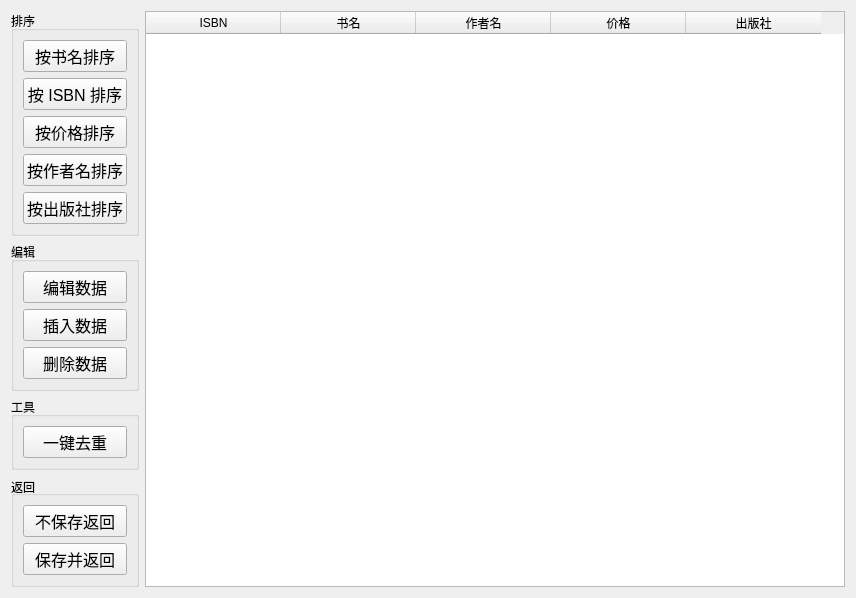
<?xml version="1.0" encoding="UTF-8"?>
<ui version="4.0">
 <class>editBook</class>
 <widget class="QWidget" name="editBook">
  <property name="geometry">
   <rect>
    <x>0</x>
    <y>0</y>
    <width>852</width>
    <height>541</height>
   </rect>
  </property>
  <property name="windowTitle">
   <string>图书管理系统 - 编辑图书列表</string>
  </property>
  <property name="windowIcon">
   <iconset>
    <selectedon>D:/pictures/avator.png</selectedon>
   </iconset>
  </property>
  <layout class="QGridLayout" name="gridLayout_2">
   <item row="0" column="0">
    <layout class="QGridLayout" name="gridLayout">
     <item row="0" column="1">
      <widget class="QTableWidget" name="bookTable">
       <property name="sizePolicy">
        <sizepolicy hsizetype="Expanding" vsizetype="Expanding">
         <horstretch>0</horstretch>
         <verstretch>0</verstretch>
        </sizepolicy>
       </property>
       <property name="minimumSize">
        <size>
         <width>700</width>
         <height>520</height>
        </size>
       </property>
       <attribute name="horizontalHeaderDefaultSectionSize">
        <number>135</number>
       </attribute>
       <attribute name="verticalHeaderMinimumSectionSize">
        <number>23</number>
       </attribute>
       <column>
        <property name="text">
         <string>ISBN</string>
        </property>
       </column>
       <column>
        <property name="text">
         <string>书名</string>
        </property>
       </column>
       <column>
        <property name="text">
         <string>作者名</string>
        </property>
       </column>
       <column>
        <property name="text">
         <string>价格</string>
        </property>
       </column>
       <column>
        <property name="text">
         <string>出版社</string>
        </property>
       </column>
      </widget>
     </item>
     <item row="0" column="0">
      <layout class="QVBoxLayout" name="verticalLayout">
       <item>
        <widget class="QGroupBox" name="sortButtonsGroupBox">
         <property name="sizePolicy">
          <sizepolicy hsizetype="Minimum" vsizetype="Minimum">
           <horstretch>0</horstretch>
           <verstretch>0</verstretch>
          </sizepolicy>
         </property>
         <property name="title">
          <string>排序</string>
         </property>
         <layout class="QVBoxLayout" name="verticalLayout_2">
          <item>
           <widget class="QPushButton" name="sortByBookButton">
            <property name="font">
             <font>
              <pointsize>12</pointsize>
             </font>
            </property>
            <property name="text">
             <string>按书名排序</string>
            </property>
           </widget>
          </item>
          <item>
           <widget class="QPushButton" name="sortByISBNButton">
            <property name="font">
             <font>
              <pointsize>12</pointsize>
             </font>
            </property>
            <property name="text">
             <string>按 ISBN 排序</string>
            </property>
           </widget>
          </item>
          <item>
           <widget class="QPushButton" name="sortByPriceButton">
            <property name="font">
             <font>
              <pointsize>12</pointsize>
             </font>
            </property>
            <property name="text">
             <string>按价格排序</string>
            </property>
           </widget>
          </item>
          <item>
           <widget class="QPushButton" name="sortByAuthorButton">
            <property name="font">
             <font>
              <pointsize>12</pointsize>
             </font>
            </property>
            <property name="text">
             <string>按作者名排序</string>
            </property>
           </widget>
          </item>
          <item>
           <widget class="QPushButton" name="sortByPressButton">
            <property name="font">
             <font>
              <pointsize>12</pointsize>
             </font>
            </property>
            <property name="text">
             <string>按出版社排序</string>
            </property>
           </widget>
          </item>
         </layout>
        </widget>
       </item>
       <item>
        <widget class="QGroupBox" name="editButtonGroupBox">
         <property name="sizePolicy">
          <sizepolicy hsizetype="Minimum" vsizetype="Minimum">
           <horstretch>0</horstretch>
           <verstretch>0</verstretch>
          </sizepolicy>
         </property>
         <property name="title">
          <string>编辑</string>
         </property>
         <layout class="QVBoxLayout" name="verticalLayout_4">
          <item>
           <widget class="QPushButton" name="editButton">
            <property name="font">
             <font>
              <pointsize>12</pointsize>
             </font>
            </property>
            <property name="text">
             <string>编辑数据</string>
            </property>
           </widget>
          </item>
          <item>
           <widget class="QPushButton" name="insertButton">
            <property name="font">
             <font>
              <pointsize>12</pointsize>
             </font>
            </property>
            <property name="text">
             <string>插入数据</string>
            </property>
           </widget>
          </item>
          <item>
           <widget class="QPushButton" name="deleteButton">
            <property name="font">
             <font>
              <pointsize>12</pointsize>
             </font>
            </property>
            <property name="text">
             <string>删除数据</string>
            </property>
           </widget>
          </item>
         </layout>
        </widget>
       </item>
       <item>
        <widget class="QGroupBox" name="toolsGroupBox">
         <property name="sizePolicy">
          <sizepolicy hsizetype="Minimum" vsizetype="Minimum">
           <horstretch>0</horstretch>
           <verstretch>0</verstretch>
          </sizepolicy>
         </property>
         <property name="minimumSize">
          <size>
           <width>0</width>
           <height>0</height>
          </size>
         </property>
         <property name="title">
          <string>工具</string>
         </property>
         <layout class="QVBoxLayout" name="verticalLayout_5">
          <item>
           <widget class="QPushButton" name="deduplicateButton">
            <property name="sizePolicy">
             <sizepolicy hsizetype="Minimum" vsizetype="Fixed">
              <horstretch>0</horstretch>
              <verstretch>0</verstretch>
             </sizepolicy>
            </property>
            <property name="font">
             <font>
              <pointsize>12</pointsize>
             </font>
            </property>
            <property name="text">
             <string>一键去重</string>
            </property>
           </widget>
          </item>
         </layout>
        </widget>
       </item>
       <item>
        <widget class="QGroupBox" name="exitGroupBox">
         <property name="sizePolicy">
          <sizepolicy hsizetype="Minimum" vsizetype="Minimum">
           <horstretch>0</horstretch>
           <verstretch>0</verstretch>
          </sizepolicy>
         </property>
         <property name="title">
          <string>返回</string>
         </property>
         <property name="alignment">
          <set>Qt::AlignLeading|Qt::AlignLeft|Qt::AlignVCenter</set>
         </property>
         <layout class="QVBoxLayout" name="verticalLayout_3">
          <item>
           <widget class="QPushButton" name="backButton">
            <property name="font">
             <font>
              <pointsize>12</pointsize>
             </font>
            </property>
            <property name="text">
             <string>不保存返回</string>
            </property>
           </widget>
          </item>
          <item>
           <widget class="QPushButton" name="backSaveButton">
            <property name="font">
             <font>
              <pointsize>12</pointsize>
             </font>
            </property>
            <property name="text">
             <string>保存并返回</string>
            </property>
           </widget>
          </item>
         </layout>
        </widget>
       </item>
      </layout>
     </item>
    </layout>
   </item>
  </layout>
 </widget>
 <resources/>
 <connections/>
</ui>
